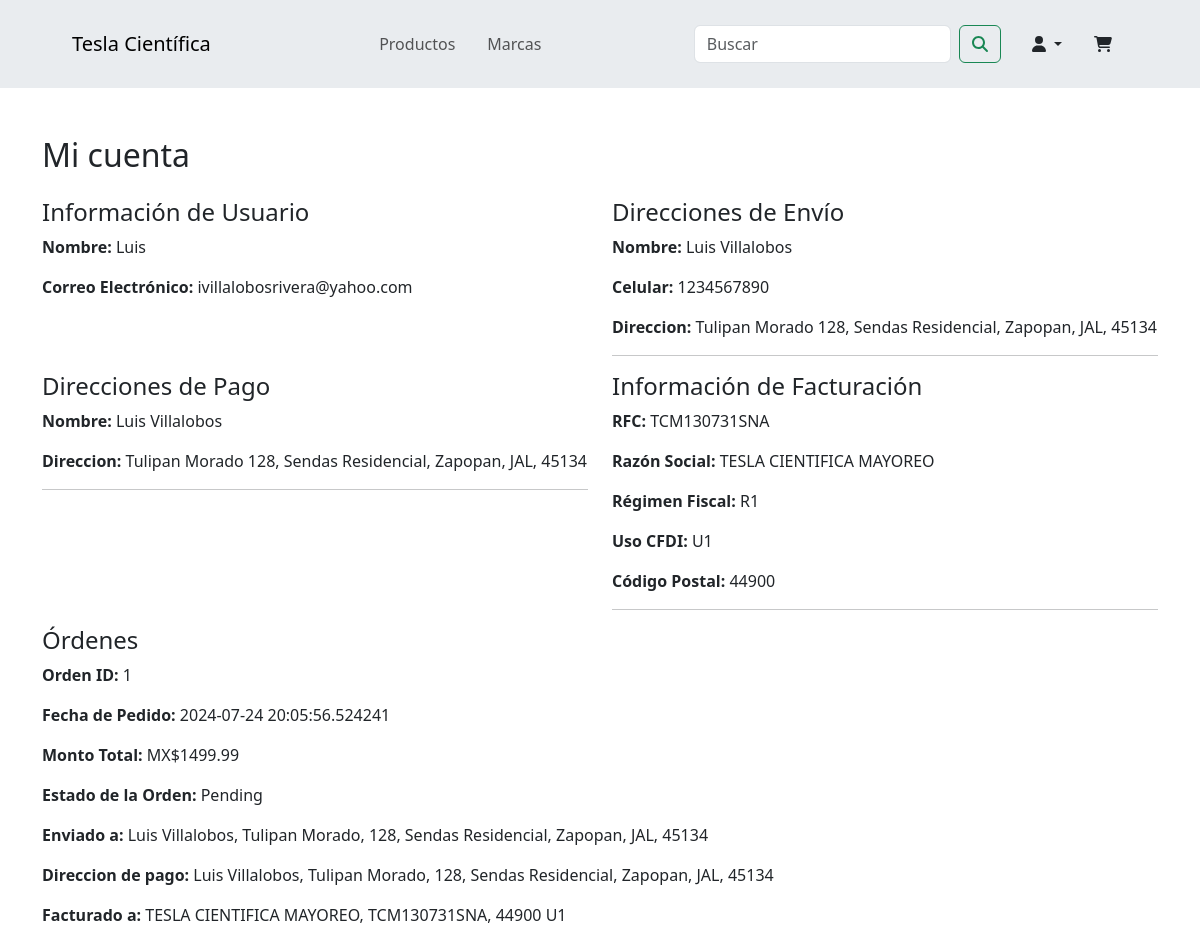
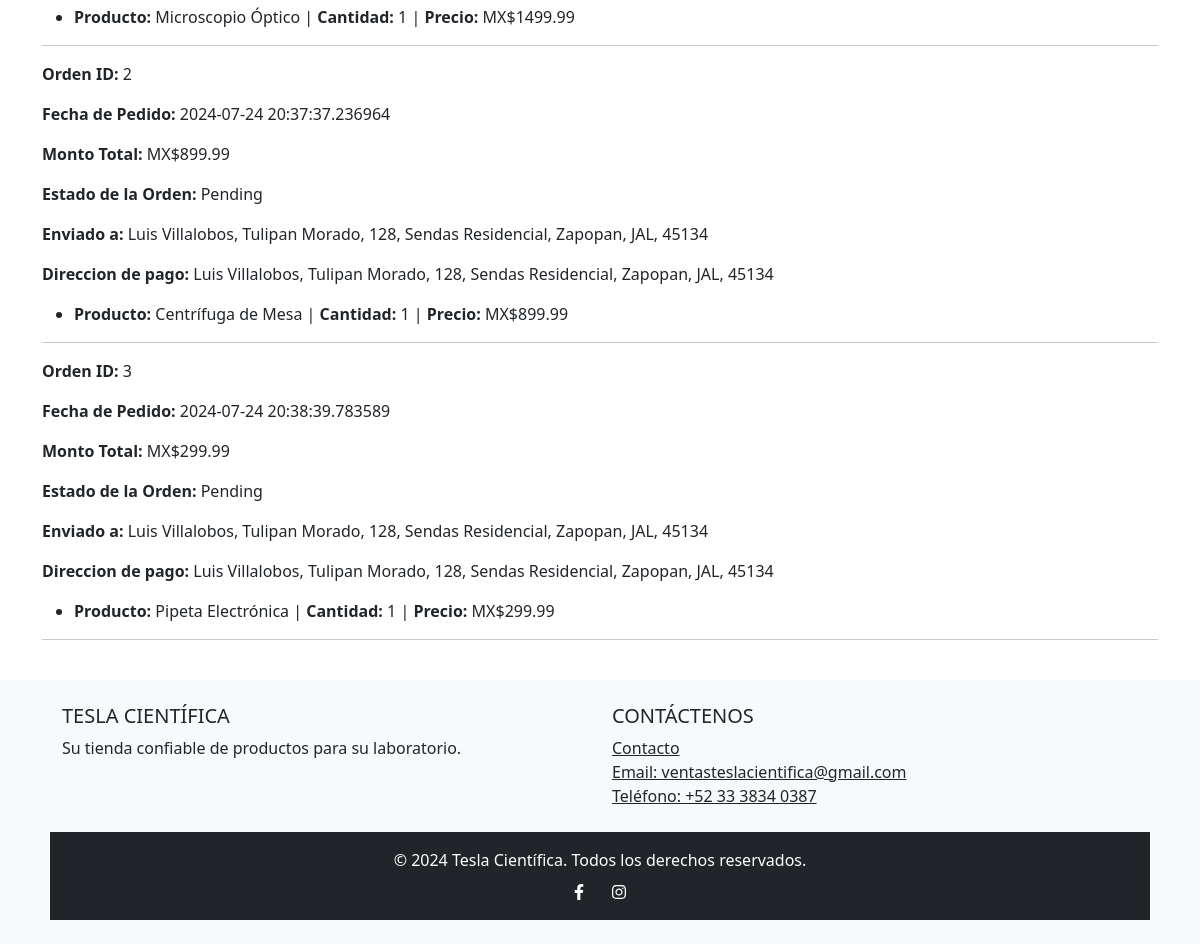
Screenshot of /account (signed in) with the database file from the repository (2 pictures, top to bottom).
### app/models.py (models this page shows, shortened)
class Client(db.Model, UserMixin):
    id = db.Column(db.Integer, primary_key=True)
    name = db.Column(db.String(100), nullable=False)
    email = db.Column(db.String(120), unique=True, nullable=False)
    password_hash = db.Column(db.String(128), nullable=False)
    is_verified = db.Column(db.Boolean, default=False, server_default="0")
    shipping_addresses = db.relationship("ShippingAddress", backref="client", lazy=True)
    payment_addresses = db.relationship("PaymentAddress", backref="client", lazy=True)
    billing = db.relationship("Billing", backref="client", lazy=True)
    orders = db.relationship("Order", backref="client", lazy=True)
    reset_token = db.Column(db.String(120), nullable=True)
    reset_token_expiration = db.Column(db.DateTime, nullable=True)

class ShippingAddress(db.Model):
    id = db.Column(db.Integer, primary_key=True)
    client_id = db.Column(db.Integer, db.ForeignKey("client.id"), nullable=False)
    nombre = db.Column(db.String(100), nullable=False)
    apellidos = db.Column(db.String(100), nullable=False)
    celular = db.Column(db.String(10), nullable=False)
    empresa = db.Column(db.String(100))
    calle = db.Column(db.String(100), nullable=False)
    numero = db.Column(db.String(10), nullable=False)
    num_int = db.Column(db.String(10))
    referencias = db.Column(db.String(255))
    colonia = db.Column(db.String(100), nullable=False)
    cp = db.Column(db.String(5), nullable=False)
    ciudad = db.Column(db.String(100), nullable=False)
    estado = db.Column(db.String(100), nullable=False)
    is_deleted = db.Column(db.Boolean, default=False, server_default="0")

class PaymentAddress(db.Model):
    id = db.Column(db.Integer, primary_key=True)
    client_id = db.Column(db.Integer, db.ForeignKey("client.id"), nullable=False)
    nombre = db.Column(db.String(100), nullable=False)
    apellidos = db.Column(db.String(100), nullable=False)
    calle = db.Column(db.String(100), nullable=False)
    numero = db.Column(db.String(10), nullable=False)
    num_int = db.Column(db.String(10))
    referencias = db.Column(db.String(255))
    colonia = db.Column(db.String(100), nullable=False)
    cp = db.Column(db.String(5), nullable=False)
    ciudad = db.Column(db.String(100), nullable=False)
    estado = db.Column(db.String(100), nullable=False)
    is_deleted = db.Column(db.Boolean, default=False, server_default="0")

class Billing(db.Model):
    id = db.Column(db.Integer, primary_key=True)
    client_id = db.Column(db.Integer, db.ForeignKey("client.id"), nullable=False)
    rfc = db.Column(db.String(13), nullable=False)
    razon_social = db.Column(db.String(100), nullable=False)
    regimen_fiscal = db.Column(db.String(100), nullable=False)
    uso_cfdi = db.Column(db.String(100), nullable=False)
    cp = db.Column(db.String(5), nullable=False)
    is_deleted = db.Column(db.Boolean, default=False, server_default="0")

class Order(db.Model):
    id = db.Column(db.Integer, primary_key=True)
    client_id = db.Column(db.Integer, db.ForeignKey("client.id"), nullable=False)
    date_ordered = db.Column(db.DateTime, nullable=False, default=datetime.utcnow)
    total_amount = db.Column(db.Float, nullable=False)
    status = db.Column(db.String(50), nullable=False, default="Pending")
    billing_id = db.Column(db.Integer, db.ForeignKey("billing.id"), nullable=True)
    shipping_address_id = db.Column(
        db.Integer, db.ForeignKey("shipping_address.id"), nullable=False
    )
    payment_address_id = db.Column(
        db.Integer, db.ForeignKey("payment_address.id"), nullable=False
    )
    forma_de_pago = db.Column(db.String(100), nullable=False)
    metodo_de_pago = db.Column(db.String(100), nullable=False)
    billing = db.relationship("Billing", backref="orders")
    shipping_address = db.relationship("ShippingAddress", backref="orders")
    payment_address = db.relationship("PaymentAddress", backref="orders")
    order_items = db.relationship("OrderItem", backref="order", lazy=True)

class OrderItem(db.Model):
    id = db.Column(db.Integer, primary_key=True)
    order_id = db.Column(db.Integer, db.ForeignKey("order.id"), nullable=False)
    product_id = db.Column(db.Integer, db.ForeignKey("product.id"), nullable=False)
    quantity = db.Column(db.Integer, nullable=False)
    price = db.Column(db.Float, nullable=False)
    product = db.relationship("Product", backref="order_items")

class Product(db.Model):
    id = db.Column(db.Integer, primary_key=True)
    name = db.Column(db.String(100), nullable=False)
    internal_sku = db.Column(db.String(50), unique=True, nullable=False)
    brand_sku = db.Column(db.String(50), default="N/A", server_default="N/A")
    price = db.Column(db.Float, nullable=False)
    brand = db.Column(db.String(50), default="N/A", server_default="N/A")
    description = db.Column(db.Text, default="N/A", server_default="N/A")
    units = db.Column(db.String(10), default="N/A", server_default="N/A")
    category = db.Column(db.String(50), default="N/A", server_default="N/A")
    units_in_stock = db.Column(db.Integer, default=0, server_default="0")
    old_price = db.Column(db.Float, nullable=True)
    is_featured = db.Column(db.Boolean, default=False, server_default="0")
    date_added = db.Column(
        db.DateTime, default=datetime.now, server_default=text("CURRENT_TIMESTAMP")
    )
    img_src = db.Column(db.String(255), nullable=True)
    images = db.relationship("ProductImage", backref="product", lazy=True)

### app/routes.py (the view)
@main.route("/account")
@login_required
def account():
    user = current_user
    shipping_addresses = ShippingAddress.query.filter_by(
        client_id=current_user.id, is_deleted=False
    ).all()
    payment_addresses = PaymentAddress.query.filter_by(
        client_id=user.id, is_deleted=False
    ).all()
    billing_info = Billing.query.filter_by(client_id=user.id, is_deleted=False).all()
    orders = (
        Order.query.filter_by(client_id=user.id)
        .options(joinedload(Order.order_items).joinedload(OrderItem.product))
        .all()
    )
    return render_template(
        "account.html",
        user=user,
        shipping_addresses=shipping_addresses,
        payment_addresses=payment_addresses,
        orders=orders,
        billing_info=billing_info,
    )

### app/models.py (called while the page is built)
@login_manager.user_loader
def load_user(user_id):
    return Client.query.get(int(user_id))

### app/templates/account.html
{% include "header.html" %} {% block content %}
<div class="container mt-5">
  <h2 class="mt-3">Mi cuenta</h2>
  <div class="row mt-4">
    <div class="col-md-6">
      <h4>Información de Usuario</h4>
      <p><strong>Nombre:</strong> {{ user.name }}</p>
      <p><strong>Correo Electrónico:</strong> {{ user.email }}</p>
    </div>
    <div class="col-md-6">
      <h4>Direcciones de Envío</h4>
      {% for address in shipping_addresses %}
      <p>
        <strong>Nombre:</strong> {{ address.nombre }} {{ address.apellidos }}
      </p>
      <p><strong>Celular:</strong> {{ address.celular }}</p>
      <p>
        <strong>Direccion:</strong> {{ address.calle }} {{ address.numero }}, {{
        address.colonia }}, {{ address.ciudad }}, {{ address.estado }}, {{
        address.cp }}
      </p>
      <hr />
      {% endfor %}
    </div>
    <div class="col-md-6">
      <h4>Direcciones de Pago</h4>
      {% for address in payment_addresses %}
      <p>
        <strong>Nombre:</strong> {{ address.nombre }} {{ address.apellidos }}
      </p>
      <p>
        <strong>Direccion:</strong> {{ address.calle }} {{ address.numero }}, {{
        address.colonia }}, {{ address.ciudad }}, {{ address.estado }}, {{
        address.cp }}
      </p>
      <hr />
      {% endfor %}
    </div>
    <div class="col-md-6">
      <h4>Información de Facturación</h4>
      {% for billing in billing_info %}
      <p><strong>RFC:</strong> {{ billing.rfc }}</p>
      <p><strong>Razón Social:</strong> {{ billing.razon_social }}</p>
      <p><strong>Régimen Fiscal:</strong> {{ billing.regimen_fiscal }}</p>
      <p><strong>Uso CFDI:</strong> {{ billing.uso_cfdi }}</p>
      <p><strong>Código Postal:</strong> {{ billing.cp }}</p>
      <hr />
      {% endfor %}
    </div>
    <div class="col-md-12">
      <h4>Órdenes</h4>
      {% for order in orders %}
      <p><strong>Orden ID:</strong> {{ order.id }}</p>
      <p><strong>Fecha de Pedido:</strong> {{ order.date_ordered }}</p>
      <p><strong>Monto Total:</strong> MX${{ order.total_amount }}</p>
      <p><strong>Estado de la Orden:</strong> {{ order.status }}</p>
      <p>
        <strong>Enviado a:</strong> {{ order.shipping_address.nombre }} {{
        order.shipping_address.apellidos }}, {{ order.shipping_address.calle }},
        {{ order.shipping_address.numero }}, {{ order.shipping_address.colonia
        }}, {{ order.shipping_address.ciudad }}, {{
        order.shipping_address.estado }}, {{ order.shipping_address.cp }}
      </p>
      <p>
        <strong>Direccion de pago:</strong> {{ order.payment_address.nombre }}
        {{ order.payment_address.apellidos }}, {{ order.payment_address.calle
        }}, {{ order.payment_address.numero }}, {{ order.payment_address.colonia
        }}, {{ order.payment_address.ciudad }}, {{ order.payment_address.estado
        }}, {{ order.payment_address.cp }}
      </p>
      {% if order.billing %}
      <p>
        <strong>Facturado a:</strong> {{ order.billing.razon_social }}, {{
        order.billing.rfc }}, {{ order.billing.cp }} {{ order.billing.uso_cfdi
        }}
      </p>
      {% endif %}
      <ul>
        {% for item in order.order_items %}
        <li>
          <strong>Producto:</strong> {{ item.product.name }} |
          <strong>Cantidad:</strong> {{ item.quantity }} |
          <strong>Precio:</strong> MX${{ item.price }}
        </li>
        {% endfor %}
      </ul>
      <hr />
      {% endfor %}
    </div>
  </div>
</div>
{% endblock %} {% include "footer.html" %}

### rows the page displays
Client: name "Luis", email "ivillalobosrivera@yahoo.com"
ShippingAddress: nombre "Luis", apellidos "Villalobos", celular "1234567890", calle "Tulipan Morado", numero "128", colonia "Sendas Residencial", ciudad "Zapopan", estado "JAL", cp "45134"
PaymentAddress: nombre "Luis", apellidos "Villalobos", calle "Tulipan Morado", numero "128", colonia "Sendas Residencial", ciudad "Zapopan", estado "JAL", cp "45134"
Billing: rfc "TCM130731SNA", razon_social "TESLA CIENTIFICA MAYOREO", regimen_fiscal "R1", uso_cfdi "U1", cp "44900"
Order: id "1", date_ordered "2024-07-24 20:05:56.524241", total_amount "1499.99", status "Pending", shipping_address.nombre "Luis", shipping_address.apellidos "Villalobos", shipping_address.calle "Tulipan Morado", shipping_address.numero "128", shipping_address.colonia "Sendas Residencial", shipping_address.ciudad "Zapopan", shipping_address.estado "JAL", shipping_address.cp "45134", payment_address.nombre "Luis", payment_address.apellidos "Villalobos", payment_address.calle "Tulipan Morado", payment_address.numero "128", payment_address.colonia "Sendas Residencial", payment_address.ciudad "Zapopan", payment_address.estado "JAL", payment_address.cp "45134", billing.razon_social "TESLA CIENTIFICA MAYOREO", billing.rfc "TCM130731SNA", billing.cp "44900", billing.uso_cfdi "U1"
OrderItem: product.name "Microscopio Óptico", quantity "1", price "1499.99"
Order: id "2", date_ordered "2024-07-24 20:37:37.236964", total_amount "899.99", status "Pending", shipping_address.nombre "Luis", shipping_address.apellidos "Villalobos", shipping_address.calle "Tulipan Morado", shipping_address.numero "128", shipping_address.colonia "Sendas Residencial", shipping_address.ciudad "Zapopan", shipping_address.estado "JAL", shipping_address.cp "45134", payment_address.nombre "Luis", payment_address.apellidos "Villalobos", payment_address.calle "Tulipan Morado", payment_address.numero "128", payment_address.colonia "Sendas Residencial", payment_address.ciudad "Zapopan", payment_address.estado "JAL", payment_address.cp "45134"
OrderItem: product.name "Centrífuga de Mesa", quantity "1", price "899.99"
Order: id "3", date_ordered "2024-07-24 20:38:39.783589", total_amount "299.99", status "Pending", shipping_address.nombre "Luis", shipping_address.apellidos "Villalobos", shipping_address.calle "Tulipan Morado", shipping_address.numero "128", shipping_address.colonia "Sendas Residencial", shipping_address.ciudad "Zapopan", shipping_address.estado "JAL", shipping_address.cp "45134", payment_address.nombre "Luis", payment_address.apellidos "Villalobos", payment_address.calle "Tulipan Morado", payment_address.numero "128", payment_address.colonia "Sendas Residencial", payment_address.ciudad "Zapopan", payment_address.estado "JAL", payment_address.cp "45134"
OrderItem: product.name "Pipeta Electrónica", quantity "1", price "299.99"
